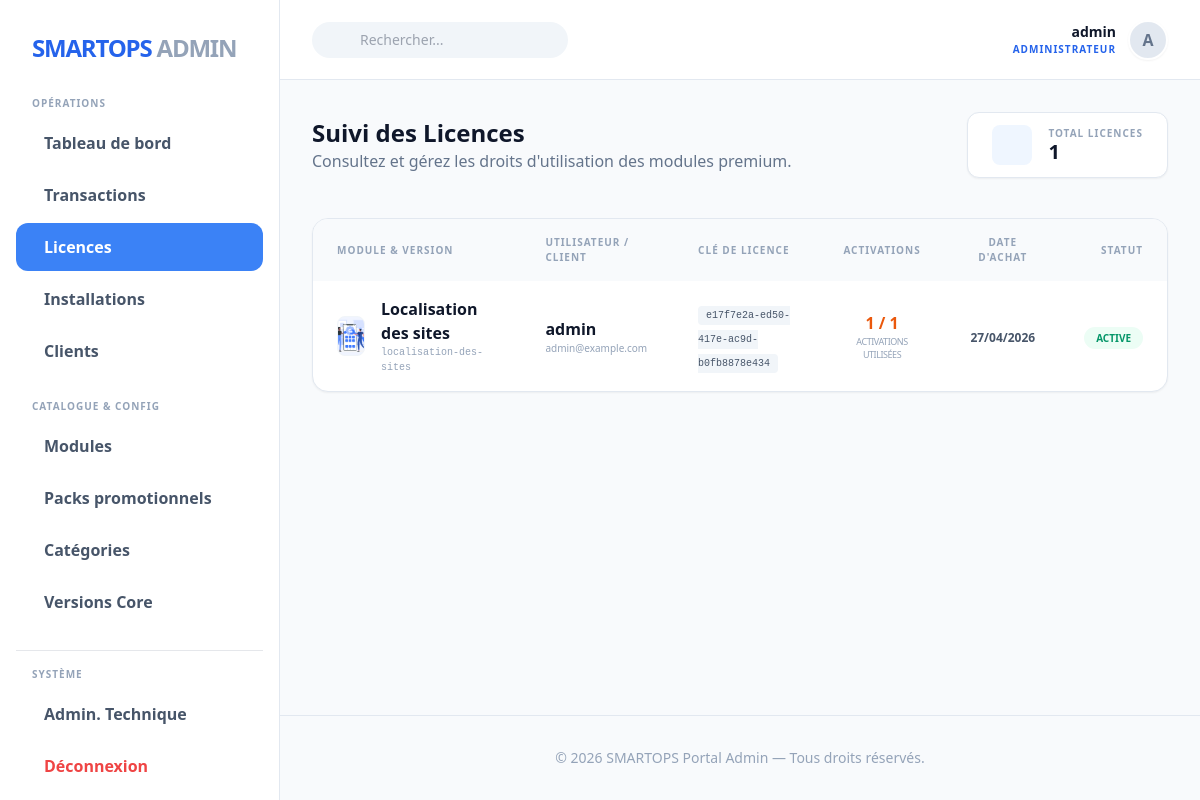
The app's page /fr/backoffice/licenses/ (signed in) with its own data.
### users/models.py (models this page shows, shortened)
class User(AbstractUser):
    LANGUAGES = [
        ('fr', 'Français'),
        ('en', 'English'),
    ]
    language_preference = models.CharField(
        max_length=5,
        choices=LANGUAGES,
        default='fr',
        verbose_name="Langue préférée"
    )
    is_client = models.BooleanField(
        default=True,
        verbose_name="Est un client"
    )

### licensing/models.py (models this page shows, shortened)
class License(models.Model):
    user = models.ForeignKey(
        settings.AUTH_USER_MODEL,
        on_delete=models.CASCADE,
        related_name='licenses',
        verbose_name="Propriétaire"
    )
    module = models.ForeignKey(
        'catalog.Module',
        on_delete=models.CASCADE,
        verbose_name="Module associé"
    )
    license_key = models.UUIDField(
        default=uuid.uuid4,
        unique=True,
        editable=True,
        verbose_name="Clé de licence"
    )
    created_at = models.DateTimeField(auto_now_add=True, verbose_name="Date de création")
    is_active = models.BooleanField(default=True, verbose_name="Licence active")
    activation_count = models.IntegerField(default=0, verbose_name="Nombre d'activations")
    max_activations = models.IntegerField(default=1, verbose_name="Activations autorisées")
    installation = models.ForeignKey(
        Installation,
        on_delete=models.SET_NULL,
        null=True,
        blank=True,
        related_name='licenses',
        verbose_name="Installation liée"
    )
    class Meta:
        verbose_name = "Licence"
        verbose_name_plural = "Licences"
        ordering = ['-created_at']

### catalog/models.py (models this page shows, shortened)
class Module(models.Model):
    name = models.CharField(max_length=255, verbose_name="Nom du module")
    slug = models.SlugField(max_length=255, unique=True, help_text="Slug pour l'URL")
    category = models.ForeignKey(
        Category,
        on_delete=models.SET_NULL,
        null=True,
        related_name="modules",
        verbose_name="Catégorie"
    )
    short_description = models.TextField(
        max_length=500,
        verbose_name="Description courte",
        help_text="Affichée sur les cartes du catalogue."
    )
    description = models.TextField(verbose_name="Description complète")
    featured_image = models.ImageField(
        upload_to='modules/featured/',
        null=True,
        blank=True,
        verbose_name="Image de mise en avant"
    )
    price = models.DecimalField(
        max_digits=10,
        decimal_places=2,
        verbose_name="Prix (Paiement unique)"
    )
    is_active = models.BooleanField(default=True, verbose_name="Actif")
    created_at = models.DateTimeField(auto_now_add=True)
    updated_at = models.DateTimeField(auto_now=True)
    class Meta:
        verbose_name = "Module"
        verbose_name_plural = "Modules"

### backoffice/views.py (the view)
# urls.py: path('licenses/', views.license_list, name='license_list'),
@user_passes_test(is_admin)
def license_list(request):
    licenses = License.objects.all().select_related('user', 'module').order_by('-created_at')
    context = {
        'licenses': licenses,
        'admin_name': request.user.username
    }
    return render(request, 'backoffice/licenses.html', context)

### backoffice/views.py (called while the page is built)
def is_admin(user):
    return user.is_superuser

### templates/backoffice/licenses.html (shortened to what this page needs)
{% extends "backoffice/base_backoffice.html" %}
{% load i18n %}
{% block content %}
<div class="mb-10 flex justify-between items-center">
    <div>
        <h2 class="text-2xl font-black text-slate-900">Suivi des Licences</h2>
        <p class="text-slate-500">Consultez et gérez les droits d'utilisation des modules premium.</p>
    </div>
    <div class="flex gap-4">
        <div class="bg-white px-6 py-3 rounded-xl border border-slate-200 shadow-sm flex items-center gap-4">
            <div class="h-10 w-10 bg-blue-50 text-blue-600 rounded-lg flex items-center justify-center text-xl">
            </div>
            <div>
                <p class="text-[10px] text-slate-400 uppercase font-black tracking-widest leading-none">Total Licences</p>
                <p class="text-xl font-black text-slate-900 leading-none mt-1">{{ licenses.count }}</p>
            </div>
        </div>
    </div>
</div>
<div class="bg-white rounded-2xl border border-slate-200 shadow-sm overflow-hidden">
    <div class="overflow-x-auto">
        <table class="w-full text-left">
            <thead>
                <tr class="bg-slate-50 text-[10px] uppercase tracking-widest text-slate-400 font-black">
                    <th class="px-6 py-4">Module & Version</th>
                    <th class="px-6 py-4">Utilisateur / Client</th>
                    <th class="px-6 py-4">Clé de Licence</th>
                    <th class="px-6 py-4 text-center">Activations</th>
                    <th class="px-6 py-4 text-center">Date d'achat</th>
                    <th class="px-6 py-4 text-right">Statut</th>
                </tr>
            </thead>
            <tbody class="divide-y divide-slate-100">
                {% for license in licenses %}
                <tr class="hover:bg-slate-50 transition">
                    <td class="px-6 py-4">
                        <div class="flex items-center gap-4">
                            <div class="h-10 w-10 rounded-lg bg-slate-100 flex items-center justify-center text-lg overflow-hidden border border-slate-100">
                                {% if license.module.featured_image %}
                                    <img src="{{ license.module.featured_image.url }}" class="w-full h-full object-cover">
                                {% else %}
                                    📦
                                {% endif %}
                            </div>
                            <div>
                                <p class="font-bold text-slate-900">{{ license.module.name }}</p>
                                <p class="text-[10px] text-slate-400 font-mono">{{ license.module.slug }}</p>
                            </div>
                        </div>
                    </td>
                    <td class="px-6 py-4">
                        <div>
                            <p class="font-bold text-slate-900">{{ license.user.get_full_name|default:license.user.username }}</p>
                            <p class="text-[10px] text-slate-400">{{ license.user.email }}</p>
                        </div>
                    </td>
                    <td class="px-6 py-4">
                        <code class="text-[10px] bg-slate-100 px-2 py-1 rounded text-slate-600 font-mono select-all">
                            {{ license.license_key }}
                        </code>
                    </td>
                    <td class="px-6 py-4 text-center">
                        <div class="flex flex-col items-center">
                            <span class="font-black {% if license.activation_count >= license.max_activations %}text-orange-600{% else %}text-slate-900{% endif %}">
                                {{ license.activation_count }} / {{ license.max_activations }}
                            </span>
                            <span class="text-[9px] text-slate-400 uppercase tracking-tighter">activations utilisées</span>
                        </div>
                    </td>
                    <td class="px-6 py-4 text-center">
                        <span class="text-xs font-bold text-slate-600">{{ license.created_at|date:"d/m/Y" }}</span>
                    </td>
                    <td class="px-6 py-4 text-right">
                        {% if license.is_active %}
                            <span class="px-3 py-1 bg-emerald-50 text-emerald-600 rounded-full text-[10px] font-black uppercase">
                                Active
                            </span>
                        {% else %}
                            <span class="px-3 py-1 bg-rose-50 text-rose-600 rounded-full text-[10px] font-black uppercase">
                                Suspendue
                            </span>
                        {% endif %}
                    </td>
                </tr>
                {% empty %}
                <tr>
                    <td colspan="6" class="px-6 py-10 text-center text-slate-400 italic">Aucune licence enregistrée dans le système.</td>
                </tr>
                {% endfor %}
            </tbody>
        </table>
    </div>
</div>
{% endblock %}

### templates/backoffice/base_backoffice.html (shortened to what this page needs)
{% load static i18n %}
<!DOCTYPE html>
<html lang="fr">
<head>
    <script src="https://cdn.tailwindcss.com"></script>
    <link rel="stylesheet" href="https://maxst.icons8.com/vue-static/landings/line-awesome/line-awesome/1.3.0/css/line-awesome.min.css">
</head>
<body class="bg-slate-50 text-slate-900 font-sans">
    <div class="flex">
        <aside class="dashboard-sidebar h-screen sticky top-0 bg-white border-r border-slate-200 overflow-y-auto">
            <div class="p-8">
                <a href="{% url 'backoffice:index' %}" class="flex items-center gap-3">
                    <span class="text-2xl font-black text-blue-600 tracking-tighter">SMARTOPS <span class="text-slate-400">ADMIN</span></span>
                </a>
            </div>
            <nav class="px-4 pb-4">
                <div class="px-4 mb-2 text-[10px] uppercase tracking-widest text-slate-400 font-black">Opérations</div>
                <ul class="space-y-1 mb-6">
                    <li>
                        <a href="{% url 'backoffice:index' %}" class="flex items-center gap-3 px-4 py-3 text-slate-600 rounded-xl hover:bg-blue-50 hover:text-blue-600 transition group ">
                            <span class="font-bold">Tableau de bord</span>
                        </a>
                    </li>
                    <li>
                        <a href="{% url 'backoffice:order_list' %}" class="flex items-center gap-3 px-4 py-3 text-slate-600 rounded-xl hover:bg-blue-50 hover:text-blue-600 transition ">
                            <span class="font-bold">Transactions</span>
                        </a>
                    </li>
                    <li>
                        <a href="{% url 'backoffice:license_list' %}" class="flex items-center gap-3 px-4 py-3 text-slate-600 rounded-xl hover:bg-blue-50 hover:text-blue-600 transition {% if request.resolver_match.url_name == 'license_list' %}sidebar-active{% endif %}">
                            <span class="font-bold">Licences</span>
                        </a>
                    </li>
                    <li>
                        <a href="{% url 'backoffice:installation_list' %}" class="flex items-center gap-3 px-4 py-3 text-slate-600 rounded-xl hover:bg-blue-50 hover:text-blue-600 transition ">
                            <span class="font-bold">Installations</span>
                        </a>
                    </li>
                    <li>
                        <a href="{% url 'backoffice:user_list' %}" class="flex items-center gap-3 px-4 py-3 text-slate-600 rounded-xl hover:bg-blue-50 hover:text-blue-600 transition ">
                            <span class="font-bold">Clients</span>
                        </a>
                    </li>
                </ul>
                <div class="px-4 mb-2 text-[10px] uppercase tracking-widest text-slate-400 font-black">Catalogue & Config</div>
                <ul class="space-y-1 mb-6">
                    <li>
                        <a href="{% url 'backoffice:module_list' %}" class="flex items-center gap-3 px-4 py-3 text-slate-600 rounded-xl hover:bg-blue-50 hover:text-blue-600 transition ">
                            <span class="font-bold">Modules</span>
                        </a>
                    </li>
                    <li>
                        <a href="{% url 'backoffice:bundle_list' %}" class="flex items-center gap-3 px-4 py-3 text-slate-600 rounded-xl hover:bg-blue-50 hover:text-blue-600 transition ">
                            <span class="font-bold">Packs promotionnels</span>
                        </a>
                    </li>
                    <li>
                        <a href="{% url 'backoffice:category_list' %}" class="flex items-center gap-3 px-4 py-3 text-slate-600 rounded-xl hover:bg-blue-50 hover:text-blue-600 transition ">
                            <span class="font-bold">Catégories</span>
                        </a>
                    </li>
                    <li>
                        <a href="{% url 'backoffice:core_version_list' %}" class="flex items-center gap-3 px-4 py-3 text-slate-600 rounded-xl hover:bg-blue-50 hover:text-blue-600 transition ">
                            <span class="font-bold">Versions Core</span>
                        </a>
                    </li>
                </ul>
                <div class="px-4 mb-2 text-[10px] uppercase tracking-widest text-slate-400 font-black border-t pt-4">Système</div>
                <ul class="space-y-1">
                    <li>
                        <a href="/django-admin/" target="_blank" class="flex items-center gap-3 px-4 py-3 text-slate-600 rounded-xl hover:bg-blue-50 hover:text-blue-600 transition">
                            <span class="font-bold">Admin. Technique</span>
                        </a>
                    </li>
                    <li>
                        <a href="{% url 'account_logout' %}" class="flex items-center gap-3 px-4 py-3 text-red-500 rounded-xl hover:bg-red-50 transition">
                            <span class="font-bold">Déconnexion</span>
                        </a>
                    </li>
                </ul>
            </nav>
        </aside>
        <main class="dashboard-body flex flex-col">
            <header class="h-20 bg-white border-b border-slate-200 px-8 flex items-center justify-between">
                <div class="flex items-center gap-4">
                    <div class="relative hidden md:block">
                        <input type="text" placeholder="Rechercher..." class="pl-12 pr-4 py-2 bg-slate-100 border-none rounded-full text-sm focus:ring-2 focus:ring-blue-500 w-64 transition">
                    </div>
                </div>
                <div class="flex items-center gap-6">
                    <div class="flex items-center gap-3">
                        <div class="text-right">
                            <p class="text-sm font-bold text-slate-900">{{ admin_name }}</p>
                            <p class="text-[10px] font-bold text-blue-600 uppercase tracking-widest">Administrateur</p>
                        </div>
                        <div class="h-10 w-10 rounded-full bg-slate-200 flex items-center justify-center text-slate-500 font-bold border-2 border-white shadow-sm">
                            {{ admin_name|slice:":1"|upper }}
                        </div>
                    </div>
                </div>
            </header>
            <div class="p-8">
                {% block content %}{% endblock %}
            </div>
            <footer class="mt-auto p-8 border-t border-slate-200 text-sm text-slate-400 text-center">
                &copy; 2026 SMARTOPS Portal Admin — Tous droits réservés.
            </footer>
        </main>
    </div>
</body>
</html>

### templates/backoffice/base_backoffice.html (style rules this page uses)
.sidebar-active { background: #3b82f6; color: white !important; }
.dashboard-sidebar { width: 280px; transition: all 0.3s; }
.dashboard-body { flex: 1; min-height: 100vh; background: #f8fafc; }

### records on screen
User: username "admin", username "A"
License: module.featured_image (picture), module.name "Localisation des sites", module.slug "localisation-des-sites", user.get_full_name "admin", user.email "admin@example.com", license_key "e17f7e2a-ed50-417e-ac9d-b0fb8878e434", activation_count "1", max_activations "1", created_at "27/04/2026", is_active "ACTIVE"

### other values on screen
{{ licenses.count }} "1"
